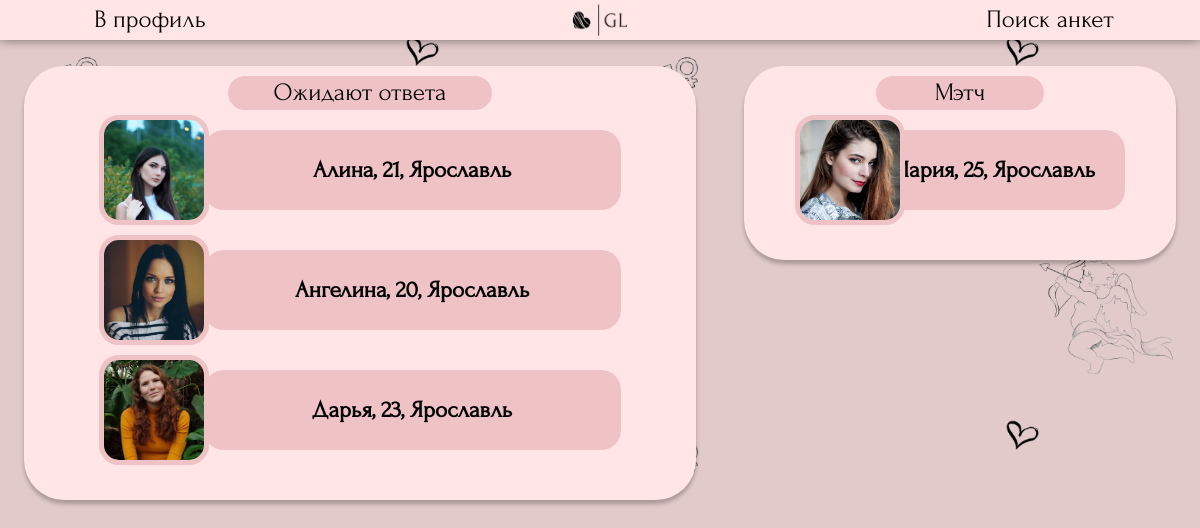
The app's page /searching/reactions/ (signed in) with its own data.
### searching/models.py (models this page shows, shortened)
class Profile(models.Model):
    genders = (
        ('Парень', 'Парень'),
        ('Девушка', 'Девушка')
    )
    point_of_searching_list = (
        ('Отношения', 'Отношения'),
        ('Свидания', 'Свидания'),
        ('Дружба', 'Дружба'),
        ('Общение', 'Общение'),
    )
    name = models.CharField ('Имя', max_length=50)
    avatar = models.ImageField ('Фото', upload_to='photos/users', default='photos/default_avatar.jpg')
    age = models.IntegerField("Возраст")
    gender = models.CharField ("Пол", choices=genders, max_length=30, default=genders[0])
    point_of_searching = models.CharField ("Цель знакомства", choices=point_of_searching_list, max_length=30, default=point_of_searching_list[0])
    city = models.CharField ('Город', max_length=100, default="Не указано")
    description = models.TextField ('О себе', max_length=300)
    social = models.CharField ('Ссылка на соцсеть', max_length=50, default='@name')
    user = models.OneToOneField(User, verbose_name='Автор анкеты', on_delete=models.CASCADE)
    age_search_min = models.IntegerField("Возраст поиска (от)", default=18)
    age_search_max = models.IntegerField("Возраст поиска (до)", default=100)
    class Meta:
        verbose_name = "Анкета"
        verbose_name_plural = "Анкеты"

### searching/views.py (the view)
class ReactionsView(View):
    def get(self, request):
        reactions = Reactions.objects.all()
        my_reactions = []
        marked_profiles = [] #collect ids
        for reaction in reactions:
            if reaction.like_receiver.username == request.user.username:
                if reaction.viewed == False:
                    marked_profiles.append(reaction.like_sender_profile.id)
                my_reactions.append (reaction.like_sender_profile)
        pairs = NewPair.objects.all()
        my_pairs = []
        for pair in pairs:
            if pair.user1.username == request.user.username:
                if pair.viewed1 == False:
                    marked_profiles.append(pair.profile2.id)
                my_pairs.append(pair.profile2)
            if pair.user2.username == request.user.username:
                if pair.viewed2 == False:
                    marked_profiles.append(pair.profile1.id)
                my_pairs.append(pair.profile1)
        return render(request, 'searching/reactions.html', {'profile_list': my_reactions, 'pair_list':my_pairs, 'marked_profiles': marked_profiles})

### templates/searching/reactions.html (shortened to what this page needs)
{% load static %}
<!DOCTYPE HTML>
<html>
	<head>
        <link rel="stylesheet" href="{% static 'css/reactions.css' %}" type="text/css">
    </head>
    <body>
        <header>
            <button onclick="location.href='/searching/myprofile'">В профиль</button>
            <a class="logocontainer" href="{% url 'profiles' %}"><img class="mainlogo" src='{% static "css/bg_mini.jpg" %}' ></a>
            <button onclick="location.href='/searching'">Поиск анкет</button>
        </header>
        <main>
            <div class="main_list">
                <div class="important">Ожидают ответа</div>
                {% for profile in profile_list %}
                <div class="oneprofile" >
                    <img src="{{profile.avatar.url}}" class="profilephoto">
                    <a href="{% url 'oneprofile' profile.id %}"><h3 class="profiletext">{{profile.name}}, {{profile.age}}, {{profile.city}}</h3></a>
                </div>
            {% endfor %}
            </div>
        </main>
        <aside>
            <div class="main_list">
                <div class="important">Мэтч</div>
                {% for pair in pair_list %}
                <div class="oneprofile" >
                    <img src="{{pair.avatar.url}}">
                    <a href="{% url 'oneprofile' pair.id %}"><h3>{{pair.name}}, {{pair.age}}, {{pair.city}}</h3></a>
                </div>
            {% endfor %}
            </div>
        </aside>
    </body>
</html>

### static/css/reactions.css (style rules this page uses)
* { margin: 0; padding: 0; }
html { font-family: "Forum-Regular"; }
body { display: block; justify-content: center; align-items: center; background-image: url("darkhearts.jpg"); background-size: 50%; font-family: "Forum-Regular"; margin: 0px; font-size: 20px; }
header { margin: 0px; width: 100%; display: flex; float: top; justify-content: space-between; align-items: center; position: fixed; background-color: #FFE5E6; box-shadow: 0px 0px 10px rgba(0, 0, 0, 0.5); }
header button { background-color: rgba(0, 0, 0, 0); cursor: pointer; }
.main_list { display: flex; justify-content: center; flex-wrap: wrap; width: 100%; padding: 10px; border-radius: 5vh; background-color: #FFE5E6; box-shadow: 0px 4px 4px 0px rgba(0, 0, 0, 0.25); }
.important { text-align: center; font-size: 25px; width: 40%; height: 30px; line-height: 30px; background: #EFC3C5; border-radius: 20px; border: 2px solid #EFC3C5; margin-bottom: 20px; }
main { display: flex; float: left; width: 56%; margin-left: 2%; margin-right: 2%; margin-top: 5.5%; }
aside { display: flex; float: left; width: 36%; margin-left: 2%; margin-right: 2%; margin-top: 5.5%; }
button { font-family: "Forum-Regular"; }
.oneprofile { display: flex; align-items: center; justify-content: space-between; position: relative; width: 80%; min-height: 80px; margin: auto; margin-bottom: 40px; }
.oneprofile a { width: 100%; min-height: 80px; line-height: 80px; text-align: center; text-decoration:none; color: black; }
.oneprofile img { height: 100px; border-radius: 20px; z-index: 2; position: absolute; border: 5px solid #EFC3C5; }
h3 { display: flex; justify-content: center; z-index: 1; height: 80px; width: 80%; margin-left: 20%; background: #EFC3C5; border-radius: 20px; }
header button { font-size: 25px; width: 25%; background-color: rgba(0, 0, 0, 0); border: none; }
.mainlogo { max-width: 100%; cursor: pointer; }
.logocontainer { max-width: 6%; display: flex; justify-self: center; }

### records on screen
Profile: avatar (picture), name "Алина", age "21", city "Ярославль"
Profile: avatar (picture), name "Ангелина", age "20", city "Ярославль"
Profile: avatar (picture), name "Дарья", age "23", city "Ярославль"
Profile: avatar (picture), name "Мария", age "25", city "Ярославль"
